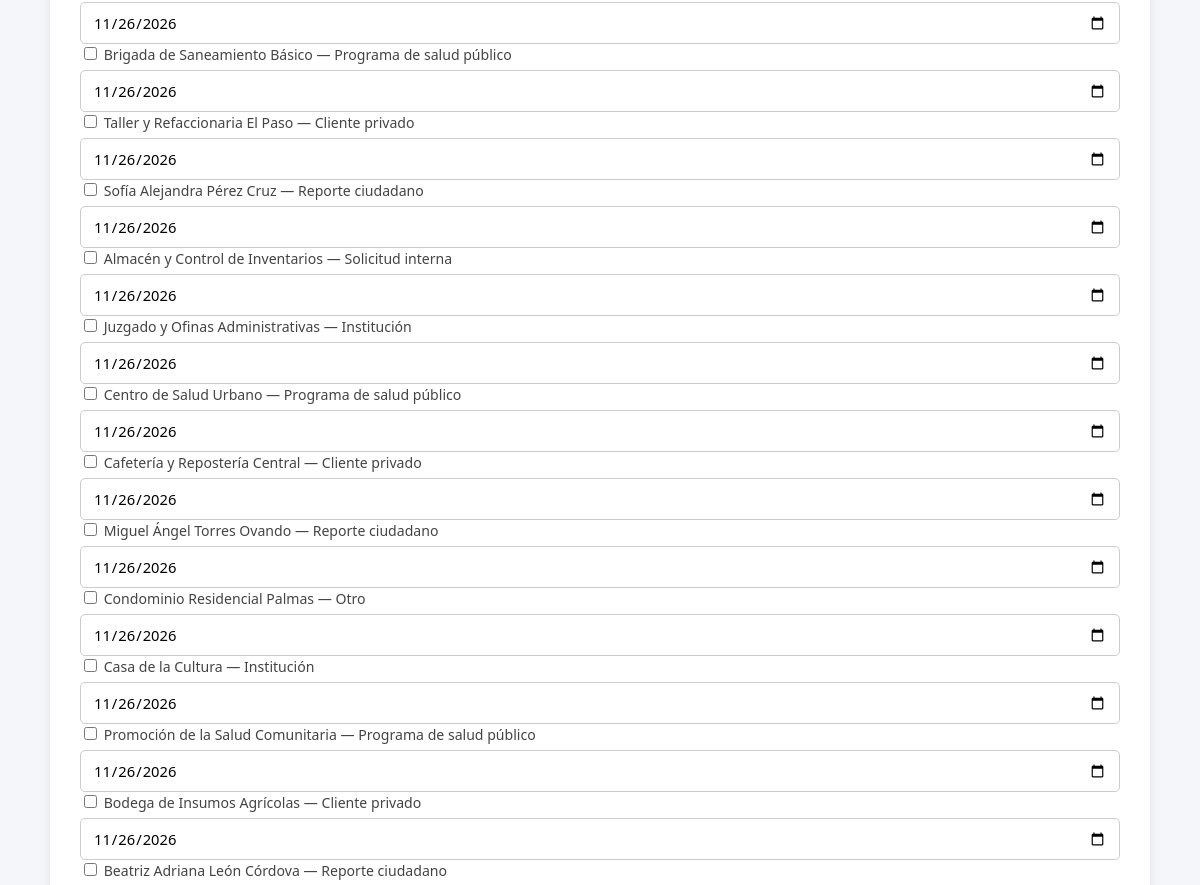
The page /index.php?modulo=registro_campanas (signed in, middle part) on the database as committed earlier.
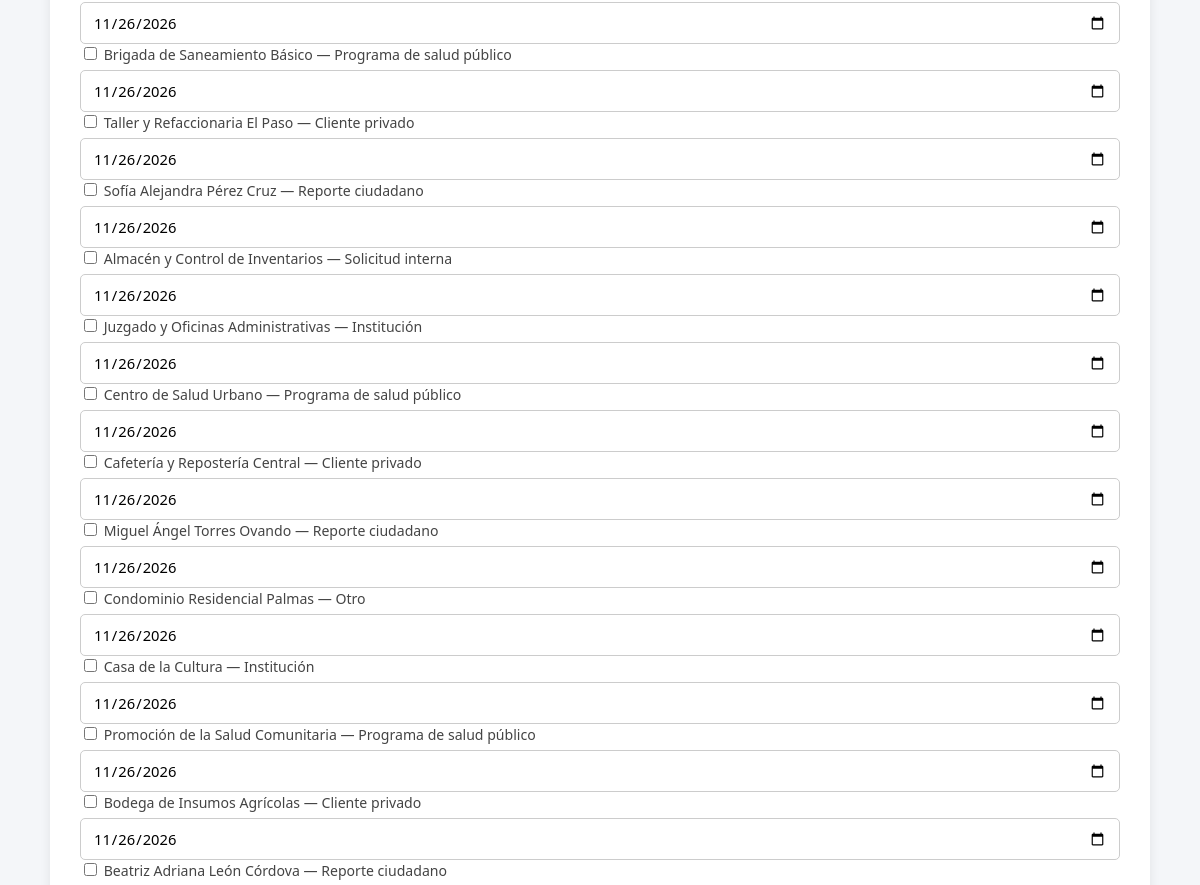
The same page on the database as committed later.
### tables this page shows
CREATE TABLE `solicitantes` (
  `IdSolicitante` int(11) NOT NULL AUTO_INCREMENT,
  `TipoOrigen` enum('Reporte ciudadano','Cliente privado','Programa de salud público','Institución','Solicitud interna','Otro') NOT NULL,
  `NombreSolicitante` varchar(150) NOT NULL,
  `TelefonoSolicitante` varchar(20) DEFAULT NULL,
  `DescripcionSolicitud` text NOT NULL,
  `EstadoSolicitud` enum('Activo','Inactivo') NOT NULL DEFAULT 'Activo',
  PRIMARY KEY (`IdSolicitante`)
);

### controllers/admin/controller.campana.php (called while the page is built, shortened)
<?php
require_once MODEL_PATH . 'admin/model.solicitante.php';
$modeloSolicitante = new ModelSolicitante($conexion);
$campanaEditar = null;
$solicitantesSeleccionados = [];
$resultadoSolicitantes = $modeloSolicitante->obtenerSolicitantes();
require_once VIEW_PATH . 'admin/campanas.php';
?>

### controllers/super/controller.registro_campanas.php (called while the page is built)
<?php
require_once CONTROLLER_PATH . 'admin/controller.campana.php';

### resources/class/class.permissions.php (called while the page is built, shortened)
<?php
final class PermissionPolicy
{
    public static function governs($module)
    {
        return is_string($module)
            && !in_array($module, self::UNMANAGED_MODULES, true);
    }
    public static function can($role, $module, $action)
    {
        $module = self::canonicalModule($module);
        return isset(self::ROLE_ACTIONS[$role])
            && in_array($action, self::ROLE_ACTIONS[$role], true);
    }
    private static function canonicalModule($module)
    {
        return self::MODULE_ALIASES[$module] ?? $module;
    }
}
function appCan($module, $action)
{
    return PermissionPolicy::can(
        $_SESSION['rol'] ?? '',
        $module,
        $action
    );
}

### models/admin/model.solicitante.php (called while the page is built, shortened)
<?php
class ModelSolicitante {
    private $conexion;
    public function __construct($conexion) {
        $this->conexion = $conexion;
    }
    public function obtenerSolicitantes() {
        $query = "SELECT IdSolicitante, TipoOrigen, NombreSolicitante AS Nombre, TelefonoSolicitante AS Contacto, DescripcionSolicitud AS Descripcion, EstadoSolicitud AS Estado FROM Solicitantes ORDER BY IdSolicitante DESC";
        return $this->conexion->query($query);
    }
}
?>

### views/admin/campanas.php (the view, shortened to what this page needs)
<!DOCTYPE html>
<html lang="es">
<head>
</head>
<body>
    <div class="page-container">
        <?php if (appCan('campanas', $campanaEditar ? 'modificar' : 'registrar')): ?>
        <form action="<?= BASE_URL ?>index.php" method="POST">
            <div class="form-grid">
                <div class="form-group full-width">
                    <div class="border rounded p-3">
                        <?php if ($resultadoSolicitantes && $resultadoSolicitantes->num_rows > 0): ?>
                            <?php while ($solicitante = $resultadoSolicitantes->fetch_assoc()): ?>
                                <?php
                                $idSolicitante = (int)$solicitante['IdSolicitante'];
                                $solicitanteMarcado = array_key_exists($idSolicitante, $solicitantesSeleccionados);
                                $fechaVinculo = $solicitantesSeleccionados[$idSolicitante] ?? date('Y-m-d');
                                $nombreSolicitante = htmlspecialchars($solicitante['Nombre']);
                                $tipoSolicitante = htmlspecialchars($solicitante['TipoOrigen']);
                                $estadoSolicitante = $solicitante['Estado'];
                                $solicitanteInactivoNoVinculado = $estadoSolicitante === 'Inactivo' && !$solicitanteMarcado;
                                ?>
                                <div class="d-flex flex-wrap align-items-center gap-2 mb-2">
                                    <label class="mb-0">
                                        <input type="checkbox" name="solicitantes[]" value="<?= $idSolicitante ?>" <?= $solicitanteMarcado ? 'checked' : '' ?> <?= $solicitanteInactivoNoVinculado ? 'disabled' : '' ?>>
                                        <?= $nombreSolicitante ?> — <?= $tipoSolicitante ?><?= $estadoSolicitante === 'Inactivo' ? ' (inactivo)' : '' ?>
                                    </label>
                                    <input type="date" name="fechas_solicitud[<?= $idSolicitante ?>]" value="<?= htmlspecialchars($fechaVinculo) ?>" aria-label="Fecha de solicitud de <?= $nombreSolicitante ?>">
                                </div>
                            <?php endwhile; ?>
                        <?php else: ?>
                            <p class="mb-0 text-muted">No hay solicitantes registrados. Administra el catálogo para poder asociarlos.</p>
                        <?php endif; ?>
                    </div>
                </div>
            </div>
        </form>
        <?php endif; ?>
    </div>
</body>
</html>

### index.php (shortened to what this page needs)
<?php
$modulo = $_REQUEST['modulo'] ?? 'home';
require_once RESOURCE_PATH . 'class/class.permissions.php';
switch ($modulo) {
    case 'registro_campanas':
        require_once CONTROLLER_PATH . 'super/controller.registro_campanas.php';
        break;
}
?>

### views/admin/campanas.php (style rules this page uses)
body { font-family: 'Segoe UI', Tahoma, Geneva, Verdana, sans-serif; background-color: #f4f6f9; color: #333; margin: 0; padding: 30px 20px; display: flex; flex-direction: column; align-items: center; gap: 30px; }
.page-container { background-color: #ffffff; padding: 30px; border-radius: 8px; box-shadow: 0 4px 12px rgba(0, 0, 0, 0.08); width: 100%; max-width: 1100px; box-sizing: border-box; }
.form-grid { display: grid; grid-template-columns: 1fr 1fr; gap: 15px; }
.form-group { margin-bottom: 10px; }
.full-width { grid-column: span 2; }
label { display: block; font-size: 0.88rem; margin-bottom: 6px; color: #444; font-weight: 500; }
input[type="text"], input[type="date"], select { width: 100%; padding: 9px 12px; border: 1px solid #ccc; border-radius: 5px; font-size: 0.92rem; box-sizing: border-box; transition: border-color 0.2s, box-shadow 0.2s; background-color: #fff; font-family: inherit; }

Rows that differ between the two databases and show on the page:
changed solicitantes: NombreSolicitante "Juzgado y Ofinas Administrativas" → "Juzgado y Oficinas Administrativas"
